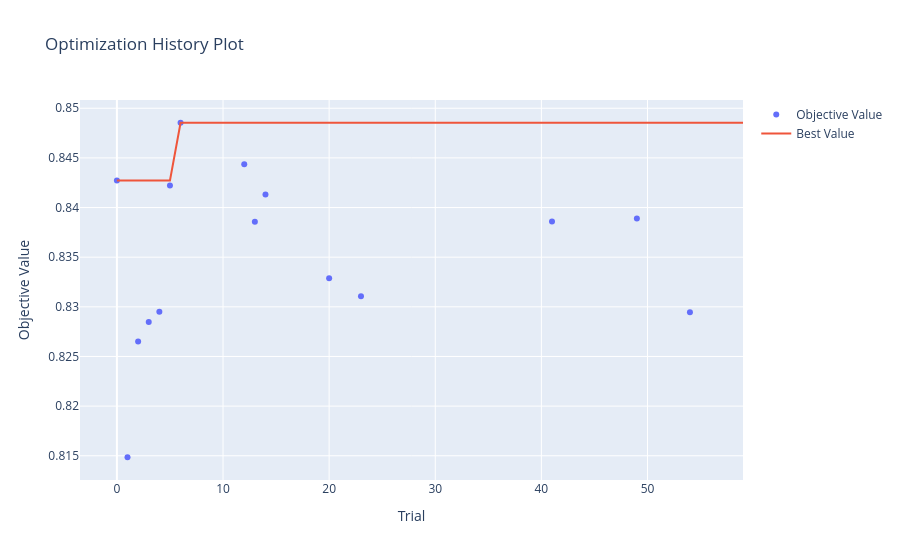
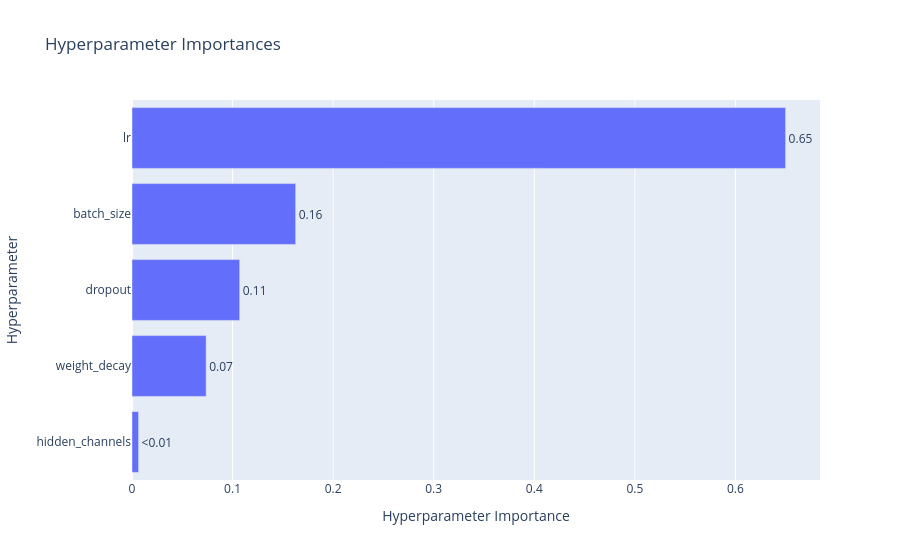

The notebook cell saved with these charts, in order:
### Markdown cell above
# Hyperparameter Tuning
---

### Code cell
def objective(trial):
    # 1. Suggerimento Iperparametri (Optuna sceglie qui i valori per questo tentativo)
    param = {
        'hidden_channels': trial.suggest_categorical('hidden_channels', [32, 64, 128, 256]),
        'lr': trial.suggest_float('lr', 1e-4, 1e-2, log=True),  # Cerca tra 0.0001 e 0.01
        'weight_decay': trial.suggest_float('weight_decay', 1e-6, 1e-3, log=True),
        'batch_size': trial.suggest_categorical('batch_size', [64, 128, 256, 512, 1024]),
        'dropout': trial.suggest_float('dropout', 0.2, 0.6),
        'epochs': EPOCHS # Teniamo le epoche fisse per confronto equo
    }

    # 2. Setup DataLoaders (Dinamici in base al batch_size scelto)
    train_loader_tune = DataLoader(train_dataset, batch_size=param['batch_size'], shuffle=True,pin_memory=PIN_MEMORY )
    val_loader_tune = DataLoader(val_dataset, batch_size=param['batch_size'], shuffle=False,pin_memory=PIN_MEMORY)
    
    # 3. Creazione Modello (Dinamico)
    model = Tox21GNN(
        num_node_features=NODE_FEATURES, 
        hidden_channels=param['hidden_channels'],
        num_classes=NUM_CLASSES,
        # Se hai aggiunto dropout all'init, passalo qui: dropout=param['dropout']
        dropout=param['dropout']
    ).to(DEVICE)

    # 4. Ottimizzatore e Loss
    optimizer = torch.optim.Adam(model.parameters(), lr=param['lr'], weight_decay=param['weight_decay'])
    # Ricalcoliamo lo scheduler in base al nuovo batch size (steps cambiano!)
    total_steps = param['epochs'] * len(train_loader_tune)
    scheduler = create_lr_scheduler(optimizer, total_steps, warmup_steps=int(total_steps*0.2))
    
    criterion = torch.nn.BCEWithLogitsLoss(pos_weight=class_weights, reduction='none')
    val_roc_auc=0
    for epoch in range(param['epochs']):
        train_loss=train_one_epoch(model,train_loader=train_loader_tune,scheduler=scheduler,criterion=criterion,optimizer=optimizer,isprogress=False)
        #val_loss = run_validation_epoch(model,val_loader=val_loader_tune,criterion=criterion)
        
        #feedback ad optuna per riportare l'andamento dell'addestramento
        val_roc_auc=compute_val_roc_auc(model,val_loader_tune,False)
        trial.report(val_roc_auc, epoch)
        
        # se il trial è peggiore degli altri lo uccide
        if trial.should_prune():
            raise optuna.exceptions.TrialPruned()
        
    return val_roc_auc
    
print("Inizio Hyperparameter Tuning con Optuna...")
        
study = optuna.create_study(direction='maximize', pruner=optuna.pruners.MedianPruner())

study.optimize(objective, n_trials=60)        

print("\n--- TUNING COMPLETATO ---")
print("Migliori parametri trovati:")
print(study.best_params)
print(f"Miglior media ROC-AUC trovata: {study.best_value}")

fig1 = plot_optimization_history(study)
fig1.show()

# Grafico 2: Importanza parametri (Ti dirà: "Il Learning Rate conta per il 60%, il Dropout non conta nulla")
fig2 = plot_param_importances(study)
fig2.show()

### Figure 1 — Plotly figure (JSON) as saved in the notebook; plotly's stock layout.template omitted (floating-point values rounded to 4 significant figures)
{"data": [{"mode": "markers", "name": "Objective Value", "type": "scatter", "x": [0, 1, 2, 3, 4, 5, 6, 12, 13, 14, 20, 23, 41, 49, 54], "y": [0.8427, 0.8148, 0.8265, 0.8285, 0.8295, 0.8422, 0.8485, 0.8444, 0.8386, 0.8413, 0.8329, 0.8311, 0.8386, 0.8389, 0.8295]}, {"mode": "lines", "name": "Best Value", "type": "scatter", "x": [0, 1, 2, 3, 4, 5, 6, 7, 8, 9, 10, 11, 12, 13, 14, 15, 16, 17, 18, 19, 20, 21, 22, 23, 24, 25, 26, 27, 28, 29, 30, 31, 32, 33, 34, 35, 36, 37, 38, 39, 40, 41, 42, 43, 44, 45, 46, 47, 48, 49, 50, 51, 52, 53, 54, 55, 56, 57, 58, 59], "y": [0.8427, 0.8427, 0.8427, 0.8427, 0.8427, 0.8427, 0.8485, 0.8485, 0.8485, 0.8485, 0.8485, 0.8485, 0.8485, 0.8485, 0.8485, 0.8485, 0.8485, 0.8485, 0.8485, 0.8485, 0.8485, 0.8485, 0.8485, 0.8485, 0.8485, 0.8485, 0.8485, 0.8485, 0.8485, 0.8485, 0.8485, 0.8485, 0.8485, 0.8485, 0.8485, 0.8485, 0.8485, 0.8485, 0.8485, 0.8485, 0.8485, 0.8485, 0.8485, 0.8485, 0.8485, 0.8485, 0.8485, 0.8485, 0.8485, 0.8485, 0.8485, 0.8485, 0.8485, 0.8485, 0.8485, 0.8485, 0.8485, 0.8485, 0.8485, 0.8485]}, {"marker": {"color": "#cccccc"}, "mode": "markers", "name": "Infeasible Trial", "showlegend": false, "type": "scatter", "x": [], "y": []}], "layout": {"title": {"text": "Optimization History Plot"}, "xaxis": {"title": {"text": "Trial"}}, "yaxis": {"title": {"text": "Objective Value"}}}}

### Figure 2 — Plotly figure (JSON) as saved in the notebook; plotly's stock layout.template omitted (floating-point values rounded to 4 significant figures)
{"data": [{"cliponaxis": false, "hovertemplate": ["hidden_channels (CategoricalDistribution): 0.0065297067918795556<extra></extra>", "weight_decay (FloatDistribution): 0.07373275828600662<extra></extra>", "dropout (FloatDistribution): 0.10709652109554582<extra></extra>", "batch_size (CategoricalDistribution): 0.16275458912526217<extra></extra>", "lr (FloatDistribution): 0.6498864247013059<extra></extra>"], "name": "Objective Value", "orientation": "h", "text": ["<0.01", "0.07", "0.11", "0.16", "0.65"], "textposition": "outside", "type": "bar", "x": [0.00653, 0.07373, 0.1071, 0.1628, 0.6499], "y": ["hidden_channels", "weight_decay", "dropout", "batch_size", "lr"]}], "layout": {"title": {"text": "Hyperparameter Importances"}, "xaxis": {"title": {"text": "Hyperparameter Importance"}}, "yaxis": {"title": {"text": "Hyperparameter"}}}}
